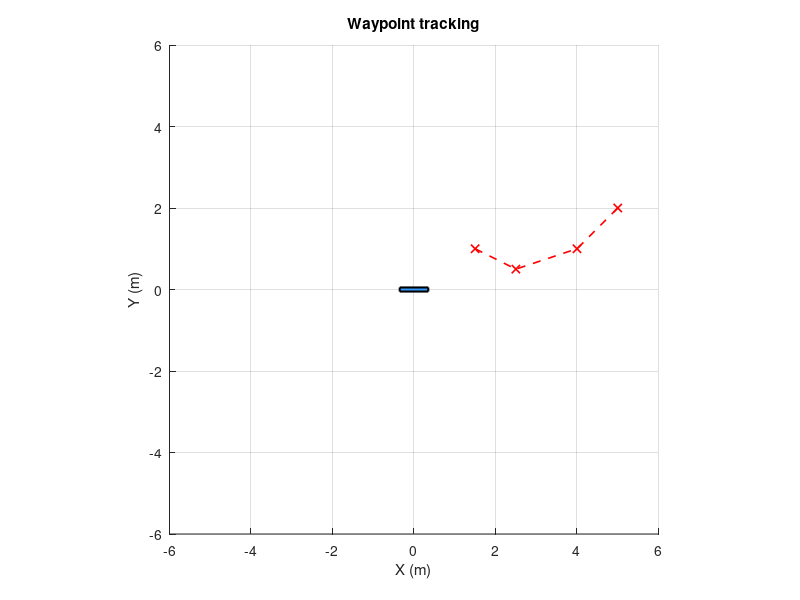

Write MATLAB code to recreate this figure. (Note: this script raises an error after producing the figure.)
% -o-o-o-o-o-o-o-o-o-o-o-o-o-o-o-o-o-o-o-o-o-o-o-o-
% Fossen 3b - Waypoint (X,Y)
% -o-o-o-o-o-o-o-o-o-o-o-o-o-o-o-o-o-o-o-o-o-o-o-o-


Vl.t_end = 60;              % Length of experiment
Vl.dt = 0.01;               % Time step
Vl.t = 0:Vl.dt:Vl.t_end;    % Time evolution
N = length(Vl.t);           % Vector for time use

finLength = 0.15;           % Length of fin head
rudderLength = 0.2;         % Length of rudder head
L_r = 0.35;                 % Length from rudder base to CG (CM)    


A_fin = deg2rad(25);                    % Amplitude (rads) of fin 
F_fin = 1.0;                            % Fin motion frequency
phi_fin = deg2rad(90);                  % Phase of fin
thetaP = A_fin * sin(2* F_fin * Vl.t + phi_fin); % Pitch angle for fin (Theta)
omega = gradient(thetaP, Vl.dt);        % Angular veloctiy of fin motion (Assumption of perfe

% Generate Rudder logic
A_rudder = deg2rad(30);     % Amplitude (rads) of Rudder 
f_rudder = 1.0;             % Rudder motion frequency
% rudderAngle = A_rudder * sin(2 * pi * f_rudder * Vl.t); 

% Vehicle parameters
m = 5;

Iz = 0.2;
X_u = -5;       % Surge damping
Y_v = -10;      % Sway damping
N_r = -2;       % Yaw damping

% Mass matrix
M = [m , 0, 0; ...
     0 , m, 0; ...
     0 , 0, Iz];

% Damping matrix
D = @(nu) diag([-X_u * abs(nu(1)), -Y_v * abs(nu(2)), -N_r * abs(nu(3))]);

k_thrust = 0.2;
F_thrust = k_thrust * omega.^2;

% Control Parameters
waypoints = [1.5  1;
             2.5 0.5;
             4  1;
             5 2]; % Waypoint cordinates

wp_index = 1;       % First waypoint following 
wp_tolerance = 0.3; % Radius to switch before
wp_Cond = 0;

CL = 0.7; % Craft length
CW = 0.1; % Craft width
boatScale = 1.0;
boatShape = [-CL/2, -CW/2;
             -CL/2,  CW/2;
              CL/2,  CW/2;
              CL/2, -CW/2];

nu = zeros(3,N);       % Velocity matrix
eta = zeros(3,N);      % Position matrix


% waypoints_deg = [10, -20, 40]; % Target heading(degrees)
% waypoints_rad = deg2rad(waypoints_deg);

Kp_R = 1.5; % Proportional gain of rudder
Kd_R = 0.8; % Derivative coefficient
rudder_cmd = zeros(size(Vl.t)); % Allocate rudder command array

% Graphics setup
figure;
hold on;
axis equal;
xlim([-6, 6]);
ylim([-6, 6]);
grid on;
xlabel('X (m)');
ylabel('Y (m)');
title('Waypoint tracking');
plot(waypoints(:,1), waypoints(:,2), 'rx--', 'LineWidth', 1.2);

% Initial craft plotting
R0 = eye(2);
boatWorld = (boatShape * boatScale) * R0' + [0, 0];
hCraft = fill(boatWorld(:,1), boatWorld(:,2), [0.2 0.6 1.0], 'EdgeColor','k','LineWidth',1.5);

% Rudder and fin
hRudder = line([0,0],[0,0],'LineWidth',2,'Color',[0.5 0.5 0.5]);
hFin = line([0,0],[0,0],'LineWidth',2,'Color','k');

% Trail
trail = animatedline('Color','b','LineWidth',1.2,'LineStyle','--');

% Animation Loop
for i = 2:N
    
    if wp_index <= size(waypoints, 1)
        
        % Change rate between x and y coordinates
        dx = waypoints(wp_index,1) - eta(1,i-1);
        dy = waypoints(wp_index,2) - eta(2,i-1);
        des_heading = atan2(dy,dx);
        heading_error = wrapToPi(des_heading - eta(3,i-1));
        


        % PD goes within
        % Dynamics for heading
        rudder_raw = Kp_R * heading_error + Kd_R * (-nu(3, i-1));       % Rudder raw angle
        rudder_raw = max(min(rudder_raw, deg2rad(30)), deg2rad(-30));   % Bound data to 30°
        alpha = 0.5;                                                    % saturation index
        rudder_cmd(i) = alpha * rudder_raw + (1 - alpha) * rudder_cmd(i-1); % Saturated and filtered


        dist_to_wp = sqrt(dx^2 + dy^2); % Distance to waypoint
        
        % Tracking of reach
        if dist_to_wp < wp_tolerance && wp_index < size(waypoints, 1)
            wp_index = wp_index + 1;
        end
    else
        % None saturated dynamics
        des_heading = atan2(waypoints(end,2) - eta(2, i-1), ...
                            waypoints(end,1) - eta(1, i-1));
        heading_error = wrapToPi(des_heading - eta(3,i-1));
        rudder_cmd(i) = Kp_R * heading_error + Kd_R * (-nu(3, i-1));
        rudder_cmd(i) = max(min(rudder_cmd(i), deg2rad(30)), deg2rad(-30));        
        
    end
        

    % Update turning dynamics
    U = norm(nu(1:2, i-1));
    delta = rudder_cmd(i);                  % Store angle position
    C_lift = 5* sin(delta);
    A_r = 0.02;                             % Rudder amplitude
    rho = 1000;
    F_r = 0.5 * rho * A_r * C_lift * U^2;
    
    tau_X = F_thrust(i);
    tau_Y = F_r * cos(delta);
    tau_N = F_r * L_r * cos(delta);

    tau = [tau_X; tau_Y; tau_N];            

    nu_dot = M \ (tau - D(nu(:,i-1)) * nu(:,i-1));   
    nu(:,i) = nu(:,i-1) + nu_dot * Vl.dt;           % Velocity matrix

    % RT_Kinematics update
    psi = eta(3,i-1);
    R = [cos(psi), -sin(psi); sin(psi), cos(psi)];
    eta(1:2,i) = eta(1:2,i-1) + R * nu(1:2,i) * Vl.dt;
    eta(3,i) = eta(3,i-1) + nu(3,i) * Vl.dt;
    
    % Animation 
    psi = eta(3,i);

    R_heading = [cos(psi), -sin(psi); sin(psi), cos(psi)];
    boatWorld = (boatShape * boatScale) * R_heading' + eta(1: 2,i)';
    set(hCraft, 'XData', boatWorld(:,1), 'YData', boatWorld(:,2));
    
    % Rudder roatiton
    R_rudder = [cos(rudder_cmd(i)), -sin(rudder_cmd(i));
                sin(rudder_cmd(i)),  cos(rudder_cmd(i))];


    % Fin rotation
    R_fin = [cos(thetaP(i)), -sin(thetaP(i));
             sin(thetaP(i)),  cos(thetaP(i))];
    
    % Rudder position
    rudder_local = [-(CL/2); 0];
    rudderBase = eta(1:2,i) + R_heading * rudder_local;
    rudderDir_local = [-1; 0];
    rudderDir_world = R_heading * R_rudder * rudderDir_local;
    rudderTip = rudderBase + rudderLength * rudderDir_world;
    set(hRudder, 'XData', [rudderBase(1), rudderTip(1)], ...
                 'YData', [rudderBase(2), rudderTip(2)]);
    
    % Fin flapping
    finDir_local = [-1;0];
    finDir_world = R_heading * R_rudder * R_fin * finDir_local;
    finBase = rudderTip;
    finTip = finBase + finLength * finDir_world;
    set(hFin, 'XData', [finBase(1), finTip(1)], ...
              'YData', [finBase(2), finTip(2)]);
    
    % Trail update
    addpoints(trail, eta(1,i), eta(2,i));
    
    drawnow;
    pause(Vl.dt * 0.5);
end
